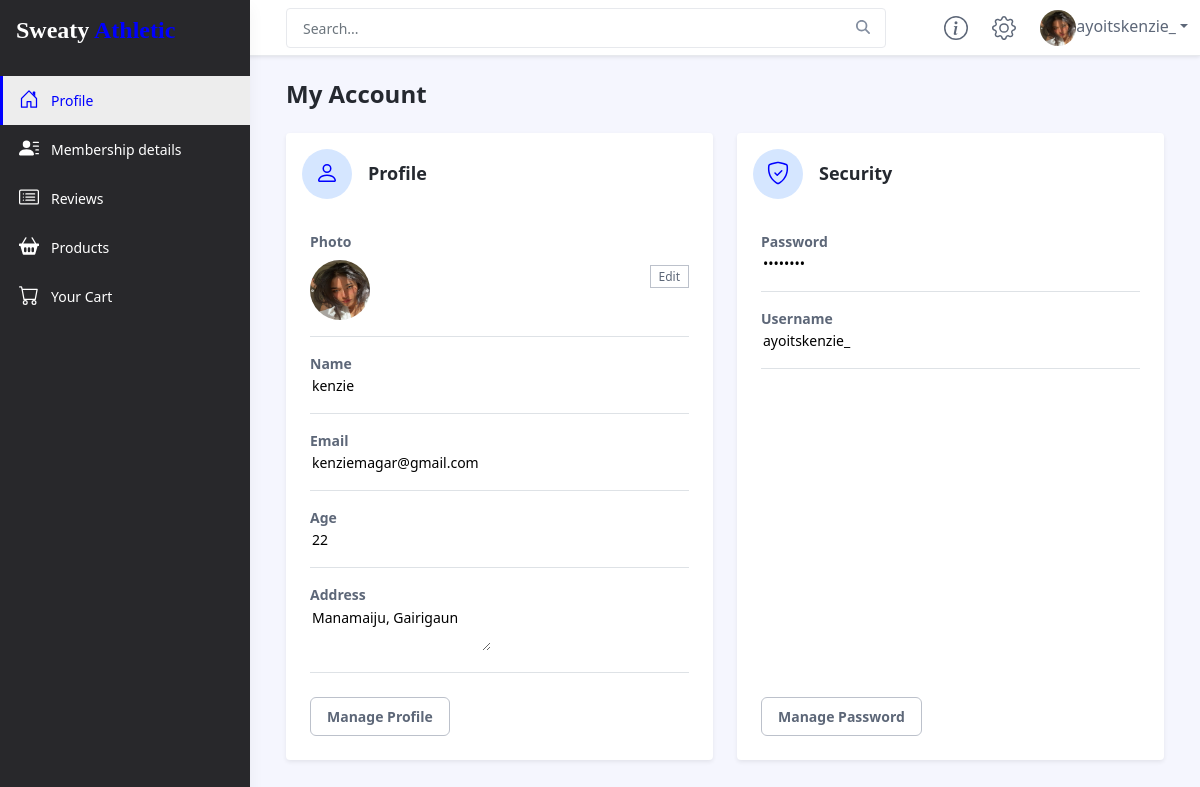
The page /customer_dashboard/ (signed in) on the database as committed earlier.
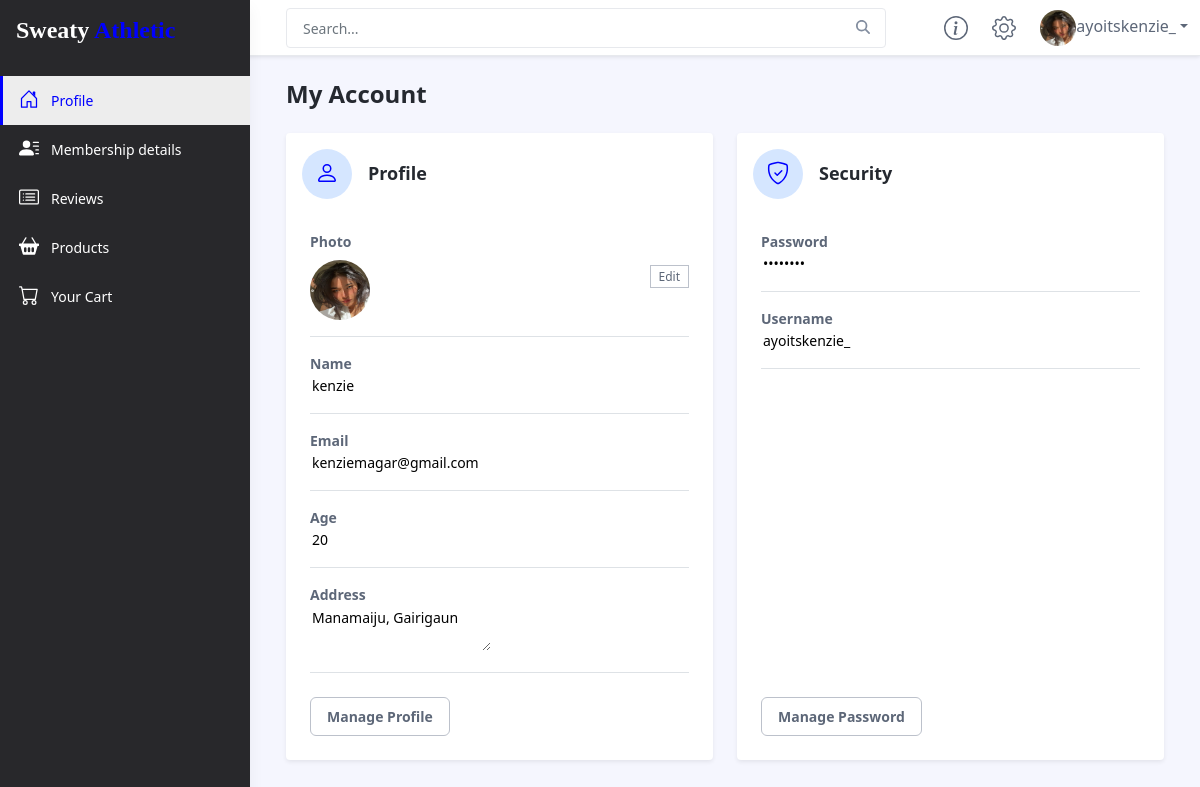
The same page on the database as committed later.
### accounts/models.py (models this page shows, shortened)
class Customer_Details(models.Model):
    User = models.ForeignKey(CustomUser,on_delete=models.CASCADE,related_name='Customer_Details')
    Name = models.CharField(max_length=100,verbose_name="Name",null=False)
    Age = models.IntegerField(null=True,verbose_name="Age")
    Email = models.CharField(max_length=50,null=True,blank=True,verbose_name="Email")
    Address = models.TextField()
    Package = models.ForeignKey(Package,null=True,blank=True,on_delete=models.SET_NULL)
    Trainer = models.ForeignKey(CustomUser,null=True,blank=True,on_delete=models.SET_NULL)

### customer/views.py (the view)
# urls.py: path('', views.home_dash),
@login_required(login_url='/login/')
def home_dash(request):
    user = request.user
    profile = Customer_Details.objects.get(User__username=user)
    return render(request,'customer_dashboard/account.html',{'act1':'active','profile':profile})

### accounts/models.py (called while the page is built)
    def __str__(self):
        return self.username

### templates/customer_dashboard/account.html (shortened to what the changed rows need)
{% load static %}
{% include 'customer_dashboard/upper.html' %}
    <div class="app-wrapper">
	    <div class="app-content pt-3 p-md-3 p-lg-4">
		    <div class="container-xl">
			    <h1 class="app-page-title">My Account</h1>
                <div class="row gy-4">
	                <div class="col-12 col-lg-6">
		                <div class="app-card app-card-account shadow-sm d-flex flex-column align-items-start">
						    <div class="app-card-body px-4 w-100">
							    <div class="item border-bottom py-3">
								    <div class="row justify-content-between align-items-center">
									    <div class="col-auto">
									        <div class="item-data"><input type="text" name="name" value="{{profile.Name}}" readonly></div>
									    </div>
								    </div>
							    </div>
							    <div class="item border-bottom py-3">
								    <div class="row justify-content-between align-items-center">
									    <div class="col-auto">
									        <div class="item-data"><input type="email" name="email" value="{{profile.Email}}" readonly></div>
									    </div>
								    </div>
							    </div>
							    <div class="item border-bottom py-3">
								    <div class="row justify-content-between align-items-center">
									    <div class="col-auto">
									        <div class="item-data">
												{% if profile.Age %}
													<input type="number" name="phone" value="{{profile.Age}}" readonly>
												{% else %}
													<input type="text" name="phone" value="nan" readonly>
												{% endif %}
									        </div>
									    </div>
								    </div>
							    </div>
							    <div class="item border-bottom py-3">
								    <div class="row justify-content-between align-items-center">
									    <div class="col-auto">
									        <div class="item-data">
												{% if profile.Address %}
													<textarea name="location" style="border:none; width:100%;" readonly>{{profile.Address}}</textarea>
												{% else %}
												<input type="text" name="location" value="nan" readonly>
												{% endif %}
									        </div>
									    </div>
								    </div>
							    </div>
						    </div>
						</div>
	                </div>
                </div>
		    </div>
	    </div>
    </div>
</body>
</html>

Rows that differ between the two databases and show on the page:
changed Customer_Details "kenzie": phone "22" → "20"
